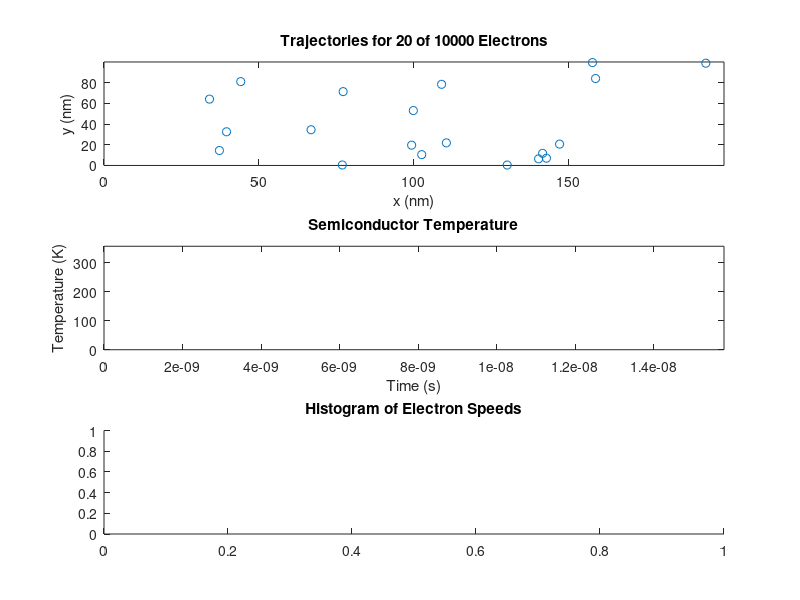

The MATLAB script that drew this image: (Note: this script raises an error after producing the figure.)
%%Question 2

m0 = 9.10938356e-31;
m = 0.26*m0;
T = 300;
k = 1.38064852e-23;

%% Question 1
% To calculate the thermal energy, it is noted that there are two degrees
% of freedom for the electrons. Using Maxwell's principle of equipartition
% of energy,
%
% $$\overline{KE}=\frac{1}{2}kT = 2(\frac{1}{2}m\overline{v^2}) \Rightarrow \overline{v^2}=\frac{2kT}{m}$$

vth = sqrt(2*k*T/m)

%%
% Or 18.7 um/s. The mean free path, $l$, is simply

l = vth*0.2e-12;

%%
% Thus the mean free path is about 37.4 nm.

% Set up the simulation

width = 100e-9;
length = 200e-9;
population_size = 10000;
plot_population = 20;
time_step = width/vth/100;
iterations = 100;
show_movie = 1;
p_scat = 1 - exp(-time_step/0.2e-12);

% Each row corresponds to an electron with the position and velocities
% [x y vx vy]
state = zeros(population_size, 4);
trajectories = zeros(iterations, plot_population*2);
temperature = zeros(iterations,1);

v_pdf = makedist('Normal', 'mu', 0, 'sigma', sqrt(k*T/m));

% Generate an initial population
for i = 1:population_size
    angle = rand*2*pi;
    state(i,:) = [length*rand width*rand random(v_pdf) random(v_pdf)];
end

%% Calculate the average 
avg = sqrt(sum(state(:,3).^2)/population_size + sum(state(:,4).^2)/population_size)

for i = 1:iterations
    %Update positions
    state(:,1:2) = state(:,1:2) + time_step.*state(:,3:4);
    
    j = state(:,1) > length;
    state(j,1) = state(j,1) - length;
    
    j = state(:,1) < 0;
    state(j,1) = state(j,1) + length;
    
    j = state(:,2) > width;
    state(j,2) = 2*width - state(j,2);
    state(j,4) = -state(j,4);
    
    j = state(:,2) < 0;
    state(j,2) = -state(j,2);
    state(j,4) = -state(j,4);
    
    % Scatter particles
    j = rand(population_size, 1) < p_scat;
    state(j,3:4) = random(v_pdf, [sum(j),2]);
    
    % Record the temperature
    temperature(i) = (sum(state(:,3).^2) + sum(state(:,4).^2))*m/k/2/population_size;
    
    % Record positions for subset of particles that will be graphed
    % if show_movie = false
    for j=1:plot_population
        trajectories(i, (2*j):(2*j+1)) = state(j, 1:2);
    end 
    
    % Update the movie every 5 iterations
    if show_movie && mod(i,5) == 0
        figure(1);
        subplot(3,1,1);
        hold off;
        plot(state(1:plot_population,1)./1e-9, state(1:plot_population,2)./1e-9, 'o');
        axis([0 length/1e-9 0 width/1e-9]);
        title(sprintf('Trajectories for %d of %d Electrons',...
        plot_population, population_size));
        xlabel('x (nm)');
        ylabel('y (nm)');
        if i > 1
            subplot(3,1,2);
            hold off;
            plot(time_step*(0:i-1), temperature(1:i));
            axis([0 time_step*iterations 0 max(temperature)*1.2]);
            title('Semiconductor Temperature');
            xlabel('Time (s)');
            ylabel('Temperature (K)');
        end
        subplot(3,1,3);
        v = sqrt(state(:,3).^2 + state(:,4).^2);
        title('Histogram of Electron Speeds');
        histogram(v);
        xlabel('Speed (m/s)');
        ylabel('Number of particles');
        
        pause(0.05);
    end
end

% Show trajectories after the movie is over
figure(1);
subplot(3,1,1);
title(sprintf('Trajectories for %d of %d Electrons',...
    plot_population, population_size));
xlabel('x (nm)');
ylabel('y (nm)');
axis([0 length/1e-9 0 width/1e-9]);
hold on;
for i=1:plot_population
    plot(trajectories(:,i*2)./1e-9, trajectories(:,i*2+1)./1e-9, '.');
end

if(~show_movie)
    subplot(3,1,2);
    hold off;
    plot(time_step*(0:iterations-1), temperature);
    axis([0 time_step*iterations 0 max(temperature)*1.2]);
    title('Semiconductor Temperature');
    xlabel('Time (s)');
    ylabel('Temperature (K)');
end

subplot(3,1,3);
v = sqrt(state(:,3).^2 + state(:,4).^2);
title('Histogram of Electron Speeds');
histogram(v);
xlabel('Speed (m/s)');
ylabel('Number of particles');

% Store the positions and velocities of the electrons